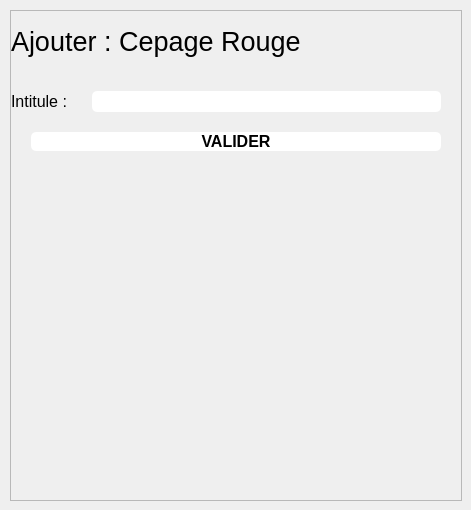
            <widget class="QWidget" name="cepages_rouges_page">
             <widget class="QFrame" name="cepages_rouges_frame">
              <property name="geometry">
               <rect>
                <x>10</x>
                <y>10</y>
                <width>452</width>
                <height>491</height>
               </rect>
              </property>
              <property name="sizePolicy">
               <sizepolicy hsizetype="Preferred" vsizetype="Preferred">
                <horstretch>0</horstretch>
                <verstretch>0</verstretch>
               </sizepolicy>
              </property>
              <property name="frameShape">
               <enum>QFrame::StyledPanel</enum>
              </property>
              <property name="frameShadow">
               <enum>QFrame::Raised</enum>
              </property>
              <layout class="QFormLayout" name="formLayout_4">
               <property name="horizontalSpacing">
                <number>0</number>
               </property>
               <property name="verticalSpacing">
                <number>20</number>
               </property>
               <property name="leftMargin">
                <number>0</number>
               </property>
               <property name="topMargin">
                <number>0</number>
               </property>
               <property name="rightMargin">
                <number>0</number>
               </property>
               <property name="bottomMargin">
                <number>0</number>
               </property>
               <item row="0" column="0" colspan="2">
                <widget class="QLabel" name="cepages_rouges_frame_titre">
                 <property name="minimumSize">
                  <size>
                   <width>0</width>
                   <height>60</height>
                  </size>
                 </property>
                 <property name="maximumSize">
                  <size>
                   <width>16777215</width>
                   <height>60</height>
                  </size>
                 </property>
                 <property name="font">
                  <font>
                   <pointsize>20</pointsize>
                  </font>
                 </property>
                 <property name="text">
                  <string>Ajouter : Cepage Rouge</string>
                 </property>
                </widget>
               </item>
               <item row="1" column="0">
                <widget class="QLabel" name="label_cepages_rouges_intitule">
                 <property name="font">
                  <font>
                   <pointsize>12</pointsize>
                  </font>
                 </property>
                 <property name="text">
                  <string>Intitule : </string>
                 </property>
                </widget>
               </item>
               <item row="1" column="1">
                <widget class="QLineEdit" name="lineEdit_cepages_rouges_intitule">
                 <property name="font">
                  <font>
                   <pointsize>12</pointsize>
                  </font>
                 </property>
                 <property name="styleSheet">
                  <string notr="true">background-color:#FFF;
color:black;
margin-left:20px;
margin-right:20px;
border-radius: 5px;</string>
                 </property>
                 <property name="alignment">
                  <set>Qt::AlignCenter</set>
                 </property>
                </widget>
               </item>
               <item row="2" column="0" colspan="2">
                <widget class="QPushButton" name="pushButton_cepages_rouges_valider">
                 <property name="font">
                  <font>
                   <pointsize>12</pointsize>
                   <weight>75</weight>
                   <bold>true</bold>
                  </font>
                 </property>
                 <property name="styleSheet">
                  <string notr="true">background-color:#FFF;
color:black;
margin-left:20px;
margin-right:20px;
border-radius: 5px;</string>
                 </property>
                 <property name="text">
                  <string>VALIDER</string>
                 </property>
                </widget>
               </item>
              </layout>
             </widget>
            </widget>
